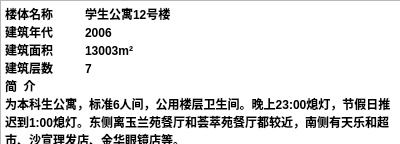
<?xml version="1.0" encoding="UTF-8"?>
<ui version="4.0">
 <class>a12shierhao</class>
 <widget class="QDialog" name="a12shierhao">
  <property name="geometry">
   <rect>
    <x>0</x>
    <y>0</y>
    <width>400</width>
    <height>144</height>
   </rect>
  </property>
  <property name="windowTitle">
   <string>Dialog</string>
  </property>
  <widget class="QTextBrowser" name="textBrowser">
   <property name="geometry">
    <rect>
     <x>0</x>
     <y>0</y>
     <width>401</width>
     <height>181</height>
    </rect>
   </property>
   <property name="html">
    <string>&lt;!DOCTYPE HTML PUBLIC &quot;-//W3C//DTD HTML 4.0//EN&quot; &quot;http://www.w3.org/TR/REC-html40/strict.dtd&quot;&gt;
&lt;html&gt;&lt;head&gt;&lt;meta name=&quot;qrichtext&quot; content=&quot;1&quot; /&gt;&lt;style type=&quot;text/css&quot;&gt;
p, li { white-space: pre-wrap; }
&lt;/style&gt;&lt;/head&gt;&lt;body style=&quot; font-family:'SimSun'; font-size:9pt; font-weight:400; font-style:normal;&quot;&gt;
&lt;p style=&quot; margin-top:0px; margin-bottom:0px; margin-left:0px; margin-right:0px; -qt-block-indent:0; text-indent:0px;&quot;&gt;&lt;span style=&quot; font-weight:600;&quot;&gt;楼体名称	学生公寓12号楼	&lt;/span&gt;&lt;/p&gt;
&lt;p style=&quot; margin-top:0px; margin-bottom:0px; margin-left:0px; margin-right:0px; -qt-block-indent:0; text-indent:0px;&quot;&gt;&lt;span style=&quot; font-weight:600;&quot;&gt;建筑年代	2006&lt;/span&gt;&lt;/p&gt;
&lt;p style=&quot; margin-top:0px; margin-bottom:0px; margin-left:0px; margin-right:0px; -qt-block-indent:0; text-indent:0px;&quot;&gt;&lt;span style=&quot; font-weight:600;&quot;&gt;建筑面积	13003m²	&lt;/span&gt;&lt;/p&gt;
&lt;p style=&quot; margin-top:0px; margin-bottom:0px; margin-left:0px; margin-right:0px; -qt-block-indent:0; text-indent:0px;&quot;&gt;&lt;span style=&quot; font-weight:600;&quot;&gt;建筑层数	7&lt;/span&gt;&lt;/p&gt;
&lt;p style=&quot; margin-top:0px; margin-bottom:0px; margin-left:0px; margin-right:0px; -qt-block-indent:0; text-indent:0px;&quot;&gt;&lt;span style=&quot; font-weight:600;&quot;&gt;简  介	&lt;/span&gt;&lt;/p&gt;
&lt;p style=&quot; margin-top:0px; margin-bottom:0px; margin-left:0px; margin-right:0px; -qt-block-indent:0; text-indent:0px;&quot;&gt;&lt;span style=&quot; font-weight:600;&quot;&gt;为本科生公寓，标准6人间，公用楼层卫生间。晚上23:00熄灯，节假日推迟到1:00熄灯。东侧离玉兰苑餐厅和荟萃苑餐厅都较近，南侧有天乐和超市、沙宣理发店、金华眼镜店等。&lt;/span&gt;&lt;/p&gt;
&lt;p style=&quot;-qt-paragraph-type:empty; margin-top:0px; margin-bottom:0px; margin-left:0px; margin-right:0px; -qt-block-indent:0; text-indent:0px; font-weight:600;&quot;&gt;&lt;br /&gt;&lt;/p&gt;&lt;/body&gt;&lt;/html&gt;</string>
   </property>
  </widget>
 </widget>
 <resources/>
 <connections/>
</ui>
